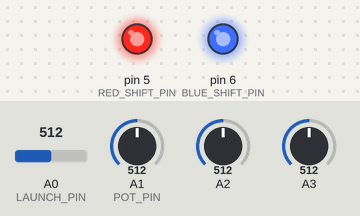
A sketch run on a simulated Teensy 4. Shown: output pins drawn as LEDs (lit = HIGH). The inputs (shaded band) are chosen by the test bench; at power-on: A0 (LAUNCH_PIN) = 512, A1 (POT_PIN) = 512, A2 = 512, A3 = 512. What the sketch prints to the serial monitor is not drawn.

Above: at 0.1 s.
At 5.1 s:
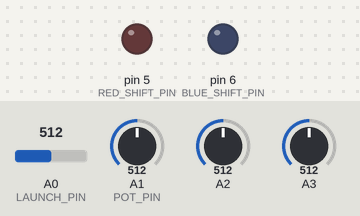
Timing chart, 0 to 6.6 s (numbered marks = the images above):
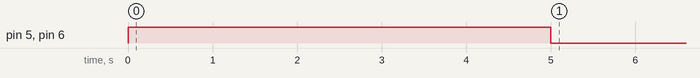

The sketch:

test_bench.ino
```cpp
#include "nextion_communication.h"
#include "shiftlight.h"
#include "projectconfig.h"
#include <stdio.h>
int RPM;
int gear;
int nvpage;
int ancpage;
int choixPage;
char vitesse[6]={'N','1','2','3','4','5'};
int oilTemp;
int voltage;
int launch;

void setup() {
  Serial2.begin(9600);
  Serial.begin(9600);
  pinMode(RED_SHIFT_PIN,OUTPUT);
  pinMode(BLUE_SHIFT_PIN,OUTPUT);
  startDisplay(BLUE_SHIFT_PIN,RED_SHIFT_PIN);
  RPM=0;
  gear=0;
  ancpage=1;
  nvpage=1;
  choixPage=0;
  oilTemp=0;
  voltage=0;
  launch=false;
}

void loop() {
  if(analogRead(LAUNCH_PIN)>500)
  {
    fakeLaunch();
  }
//  RPM=analogRead(POT_PIN);
//  if(RPM>800)
//  {
//    digitalWrite(RED_SHIFT_PIN,HIGH);
//  }
//  else{
//    digitalWrite(RED_SHIFT_PIN,LOW);
//  }
//  if(RPM>500)
//  {
//    digitalWrite(BLUE_SHIFT_PIN,HIGH);
//  }
//  else{
//    digitalWrite(BLUE_SHIFT_PIN,LOW);
//  }
  choixPage=analogRead(POT_PIN);
  Serial.println(choixPage);
  if(choixPage<700 && choixPage>500){
    nvpage=3;
  }
  else if(choixPage<500 && choixPage>300){
    nvpage=2;
  }
  else if(choixPage<300){
    nvpage=1;
  }
  if(analogRead(GEAR_UP_PIN)>500)
  {
    if(gear<=4){
      gear+=1;
      setGear(vitesse[gear]);
    }
  }
  if(analogRead(GEAR_DOWN_PIN)>500)
  {
    if(gear>=1){
      gear-=1;
      setGear(vitesse[gear]);
    }
  }
  if(nvpage!=ancpage){//Changement de page
    changePage(nvpage);
    ancpage=nvpage;
    updateDisplay(nvpage,gear,oilTemp,voltage,RPM,launch);
  }
}

void fakeLaunch(){
  setLaunch(true);
  delay(5000);
  setLaunch(false);
}
```

nextion_communication.cpp
```cpp
/***************************************************************
  @file: nextion_communication
  @author: Raphaël Viudès(RVS)
     for Ecurie Piston Sport Auto
      at Ecole Centrale de Lyon
  @description: countains all the functions that permit an update of
  the values displayed on the screen
  @functions: setGear(char gear)
                    Updates the gear display on the screen according to
                    char gear(e.g. N,1,2,3,..)
              setOilTemp(int oilTemp)
                    Updates the display of oil temperature in Celsius degrees
              setVoltage(int voltage)
                    Updates the battery voltage(in diciVolts)
              setRPM(int RPM)
                    Updates the RPM display
              setLaunch(bool launch_active)
                    Changes display depending on launch control activation: screen
                    turns green if launch control is active, else it turns normal
              nextion_endMessage()
                    Sends a message which has to be sent at the end of each communication
                    with Nextion (it's a protocol)
              changePage(int page)
                    Changes the display page
              updateDisplay(..)
                    Supposed to be called while changing page or restarting the screen
              startDisplay()
                    Called in Teensy setup to test if all display features are working properly

****************************************************************/

#include "nextion_communication.h"
#include "shiftlight.h"
#include <Arduino.h>
#include <string.h>
/**************************************************************************/
//    Variables
/**************************************************************************/

String pageName[4]={"start","display_pro","display_diag","display_fun"};

/**************************************************************************/
//    Functions
/**************************************************************************/

void changePage(int page){
  Serial2.print("page ");
  Serial2.print(page);
  nextion_endMessage();
}

void startDisplay(int blueShiftPin,int redShiftPin){
  //Puts on the lights for 2 seconds and displays welcome page on screen
  Serial2.print("page ");
  Serial2.print(0);
  nextion_endMessage();
  setShiftLight(blueShiftPin,true);
  setShiftLight(redShiftPin,true);
  //Voir avec Bruno pour la commande d'affichage lumineux des boutons
  delay(5000);
  //Sets the screen at its work state
  Serial2.print("page ");
  Serial2.print(1);
  nextion_endMessage();
  setShiftLight(blueShiftPin,false);
  setShiftLight(redShiftPin,false);
}

void updateDisplay(int page,char gear,int oilTemp, float voltage,int rpm, bool launch){
  if(page==1){
    setGear(gear);
    setOilTemp(oilTemp);
    setVoltage(voltage);
    setLaunch(launch);
  }
  if(page==2){
    setGear(gear);
    setOilTemp(oilTemp);
    setVoltage(voltage);
    setRPM(rpm);
    setLaunch(launch);
  }
}

void setGear(char gear){
  Serial2.print("gear.txt=");
  Serial2.print("\"");
  Serial2.print(gear);
  Serial2.print("\"");
  nextion_endMessage();
}

void setOilTemp(int oilTemp){
  Serial2.print("oil_temp.val=");
  Serial2.print(oilTemp);
  nextion_endMessage();
}

void setVoltage(int voltage){
  Serial2.print("voltage.val=");
  Serial2.print(voltage);
  nextion_endMessage();
}

void setRPM(int RPM){
  Serial2.print("rpm.val=");
  Serial2.print(RPM);
  nextion_endMessage();
}

void setRaceCapture(bool raceOn){
  if (raceOn){
    Serial2.print("racecapt.bco=");
    Serial2.print(1441);
    nextion_endMessage();
  }
  else{
    Serial2.print("racecapt.bco=");
    Serial2.print(63521);
    nextion_endMessage();
  }
}
void setLaunch(bool launch_active, int page){
  if(launch_active){
    Serial2.print("launch_state.val=");
    Serial2.print(1);
    nextion_endMessage();
    //The screen turns green if launch control is active
    Serial2.print(pageName[page]);
    Serial2.print(".bco=");
    Serial2.print(23583);
    nextion_endMessage();
    //Font backgrounds turn green too
    Serial2.print("oil_temp.bco=");
    Serial2.print(23583);
    nextion_endMessage();
    Serial2.print("voltage.bco=");
    Serial2.print(23583);
    nextion_endMessage();
    Serial2.print("gear.bco=");
    Serial2.print(23583);
    nextion_endMessage();
    //Font colors turn black
    Serial2.print("oil_temp.pco=");
    Serial2.print(0);
    nextion_endMessage();
    Serial2.print("voltage.pco=");
    Serial2.print(0);
    nextion_endMessage();
    Serial2.print("gear.pco=");
    Serial2.print(0);
    nextion_endMessage();
  }
  else{
    Serial2.print("launch_state.val=");
    Serial2.print(0);
    nextion_endMessage();
    //The screen turns black if launch control is inactive
    Serial2.print(pageName[page]);
    Serial2.print(".bco=");
    Serial2.print(4258);
    nextion_endMessage();
    //Font backgrounds turn black
    Serial2.print("oil_temp.bco=");
    Serial2.print(4258);
    nextion_endMessage();
    Serial2.print("voltage.bco=");
    Serial2.print(4258);
    nextion_endMessage();
    Serial2.print("gear.bco=");
    Serial2.print(4258);
    nextion_endMessage();
    //Font colors turn white
    Serial2.print("oil_temp.pco=");
    Serial2.print(65535);
    nextion_endMessage();
    Serial2.print("voltage.pco=");
    Serial2.print(65535);
    nextion_endMessage();
    Serial2.print("gear.pco=");
    Serial2.print(65535);
    nextion_endMessage();
    }
}

void nextion_endMessage(){
  //This message must be sent as a confirmation of the end of the message
  Serial2.write(0xff);
  Serial2.write(0xff);
  Serial2.write(0xff);
}

/***************************************************************************
  END FILE
***************************************************************************/
```

nextion_communication.h
```cpp
#ifndef nextion_communication
#define nextion_communication


/**************************************************************************/
//    Inclusion of the necessary libraries
/**************************************************************************/
#include "shiftlight.h"
#include <Arduino.h>

/**************************************************************************/
//    Functions
/**************************************************************************/
void changePage(int page);

void startDisplay(int blueShiftPin,int redShiftPin);

void updateDisplay(int page,char gear,int oilTemp, float voltage,int rpm, bool launch);

void setGear(char gear);

void setOilTemp(int oilTemp);

void setVoltage(int voltage);

void setRPM(int RPM);

void setLaunch(bool launch_active, int page=1);

void setRaceCapture(bool RaceOn);

void nextion_endMessage();

#endif
```

shiftlight.cpp
```cpp
/***************************************************************
  @file: shiftlight
  @author: Raphaël Viudès(RVS)
     for Ecurie Piston Sport Auto
      at Ecole Centrale de Lyon
  @description: countains all the functions that permit an update of
  the values displayed on the screen
  @functions: setShiftLight(int Pin, bool enable)
                Puts on the shift light at pin Pin if enable is True. Else turns off the shift light.
****************************************************************/
#include <Arduino.h>
/**************************************************************************/
//    Functions
/**************************************************************************/

void setShiftLight(int Pin,bool allum){
  if(allum){
    digitalWrite(Pin,HIGH);
  }
  else{
    digitalWrite(Pin,LOW);
  }
}

/***************************************************************************
  END FILE
***************************************************************************/
```

shiftlight.h
```cpp
#ifndef shiftlight
#define shiftlight
#include <Arduino.h>
/**************************************************************************/
//    Functions
/**************************************************************************/
void setShiftLight(int Pin,bool allum);

#endif
```

projectconfig.h
```cpp
#ifndef PROJECTCONFIG_H
#define PROJECTCONFIG_H

const int POT_PIN=15;
const int LAUNCH_PIN=14; //orange
const int GEAR_UP_PIN=2; //bleu
const int GEAR_DOWN_PIN=3; //jaune
const int RED_SHIFT_PIN=5;
const int BLUE_SHIFT_PIN=6;

#endif
```
